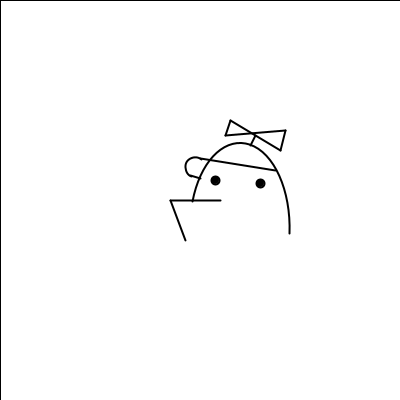
Frame 1 (no input)
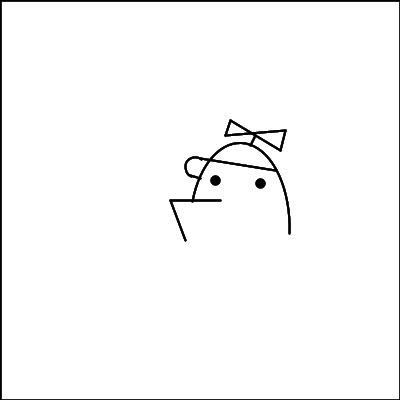
Frame 60 (the mouse pressed at the canvas centre just before this capture)
Frame 120 (the mouse held since frame 60 and released just before this capture): identical to frame 60, image omitted

The Processing sketch that drew these frames (run headless with seeded random() and noise(); from frame 60 on, the mouse is pressed at the canvas centre):

// Processing sketch: face
// ── face.pde
//creates a face that moves around as it fades away
//by Joshua Maguire on 10/3/2012

//global variables for face position
float faceX,faceY;

//setup, smooth, background, setting global variables, etc
void setup(){
  smooth();
  size (400,400);
  background (255);
  faceX=200;
  faceY=200;
}
//always drawing the face where faceX and faceY are
void draw(){
  fill (255,255,255,40);
  rect (0,0,400,400);
  homestarface (faceX,faceY);

}

//when mousePressed or dragged, faceX changes to mouseX, then in draw it will draw
//the face where the mouse is
void mousePressed(){
  faceX=mouseX;
  faceY=mouseY;
  
}

void mouseDragged(){
  faceX=mouseX;
  faceY=mouseY;
}

//method for homestars face
void homestarface (float x,float y){
  //face outline
  strokeWeight(2);
  smooth();
  line (x-30,y,x-15,y+40);
  line (x+20,y,x-30,y);
  noFill();
  arc(x+40, y+28, 100, 170, PI*1.1, TWO_PI*1.01);
  //hat and spinner
  line (x+50,y-55,x+55,y-65);
  line (x+30,y-80,x+80,y-50);
  line (x+80,y-50,x+85,y-70);
  line (x+85,y-70,x+25,y-65);
  line(x+30,y-80,x+25,y-65);
  line(x,y-42,x+75,y-30);
  arc(x-5,y-33,20,20,PI*.6, TWO_PI*.86);
  line(x-10,y-25,x,y-22);
  //eyes
  fill(0);
  ellipse (x+15,y-20,8,8);
  ellipse (x+60,y-17,8,8);
}
